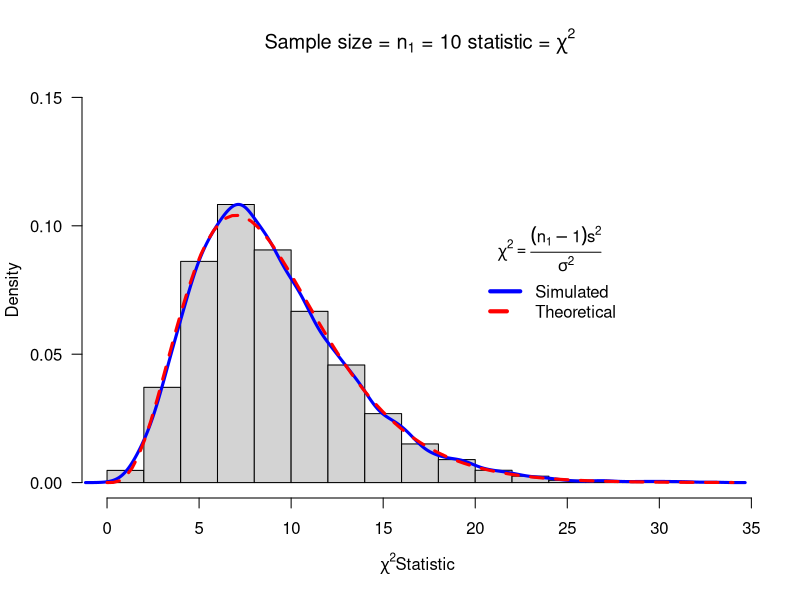
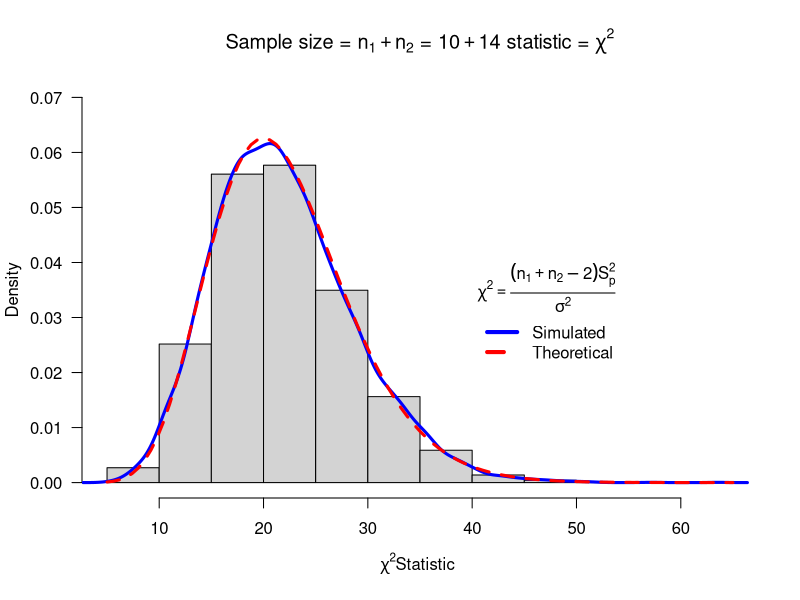
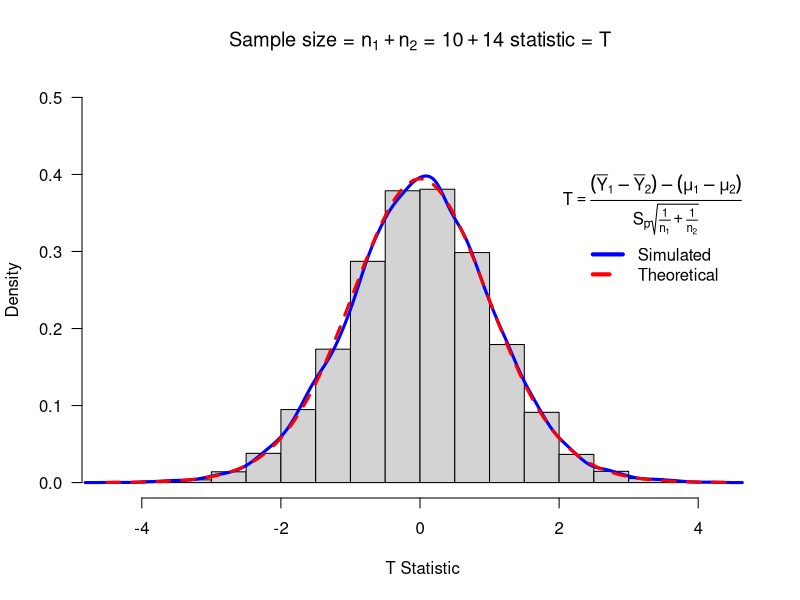
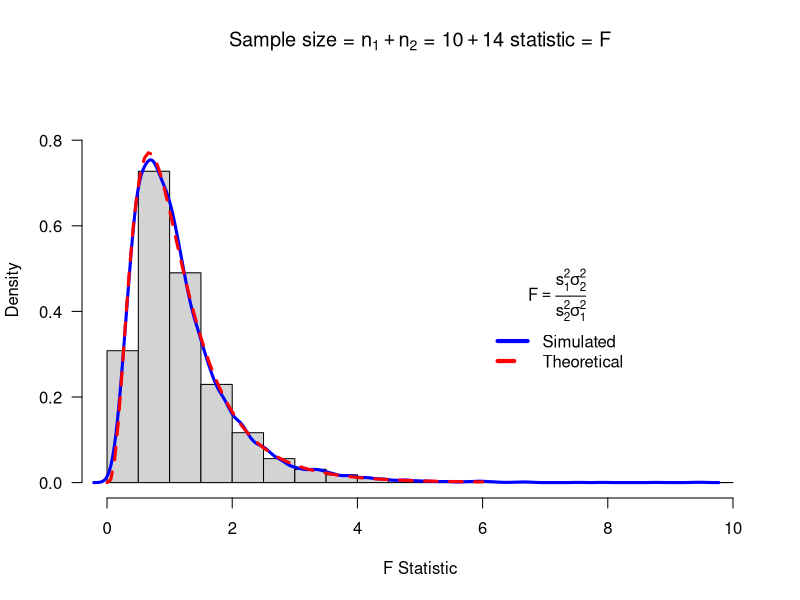

These figures' R source, in order:
#This is a model R function that you can alter for other statistics
# Copy this function twice and alter the two copies to make sampling distributions from the T distribution
mychisim<-function(n1=10,sigma1=3,mean1=5,iter=1000,ymax=0.1,x=20, y=0.1){    # adjust ymax to make graph fit
y1=rnorm(n1*iter,mean=mean1,sd=sigma1)# generate iter samples of size n1

data1.mat=matrix(y1,nrow=n1,ncol=iter,byrow=TRUE) # Each column is a sample size n1

ssq1=apply(data1.mat,2,var) # ssq1 is s squared

w=(n1-1)*ssq1/sigma1^2      #chi-sq stat

hist(w,freq=FALSE, ylim=c(0,ymax), # Histogram with annotation
main=substitute(paste("Sample size = ",n[1]," = ",n1," statistic = ",chi^2)),
xlab=expression(paste(chi^2, "Statistic",sep=" ")), las=1)
lines(density(w),col="Blue",lwd=3) # add a density plot
curve(dchisq(x,n1-1),add=TRUE,col="Red",lty=2,lwd=3) # add a theoretical curve
title=expression(chi^2==frac((n[1]-1)*s^2,sigma^2)) #mathematical annotation -see ?plotmath
legend(x,y,c("Simulated","Theoretical"),col=c("Blue","Red"),lwd=4,lty=1:2,bty="n",title=title) # Legend #
return(list(w=w,summary=summary(w),sd=sd(w),fun="Chi-sq")) # some output to use if needed
}
windows()
chisq=mychisim(iter=10000,ymax=0.15)





#### Two pop sampling
mychisim2<-function(n1=10,n2=14,sigma1=3,sigma2=3,mean1=5,mean2=10,iter=1000,ymax=0.07,x=40,y=0.04,...){    # adjust ymax to make graph fit
y1=rnorm(n1*iter,mean=mean1,sd=sigma1)# generate iter samples of size n1
y2=rnorm(n2*iter,mean=mean2,sd=sigma2)
data1.mat=matrix(y1,nrow=n1,ncol=iter,byrow=TRUE) # Each column is a sample size n1
data2.mat=matrix(y2,nrow=n2,ncol=iter,byrow=TRUE)
ssq1=apply(data1.mat,2,var) # ssq1 is s squared
ssq2=apply(data2.mat,2,var)
spsq=((n1-1)*ssq1 + (n2-1)*ssq2)/(n1+n2-2) # pooled s squared
w=(n1+n2-2)*spsq/(sigma1^2)#sigma1=sigma2,  Chi square stat
hist(w,freq=FALSE, ylim=c(0,ymax), # Histogram with annotation
main=substitute(paste("Sample size = ",n[1]+n[2]," = ",n1+n2," statistic = ",chi^2)),
xlab=expression(paste(chi^2, "Statistic",sep=" ")), las=1)
lines(density(w),col="Blue",lwd=3) # add a density plot
curve(dchisq(x,n1+n2-2),add=TRUE,col="Red",lty=2,lwd=3) # add a theoretical curve
title=expression(chi^2==frac((n[1]+n[2]-2)*S[p]^2,sigma^2)) #mathematical annotation -see ?plotmath
legend(x,y,c("Simulated","Theoretical"),col=c("Blue","Red"),lwd=4,lty=1:2,bty="n",title=title) # Legend #
return(list(w=w,summary=summary(w),sd=sd(w),fun="Chi-sq")) # some output to use if needed
}
windows()
mychisim2(iter=10000)

myTsim2<-function(n1=10,n2=14,sigma1=3,sigma2=3,mean1=5,mean2=10,iter=1000,ymax=0.5,x=2,y=0.4,...){
y1=rnorm(n1*iter,mean=mean1,sd=sigma1)# generate iter samples of size n1
y2=rnorm(n2*iter,mean=mean2,sd=sigma2)
data1.mat=matrix(y1,nrow=n1,ncol=iter,byrow=TRUE) # Each column is a sample size n1
data2.mat=matrix(y2,nrow=n2,ncol=iter,byrow=TRUE)
ssq1=apply(data1.mat,2,var) # ssq1 is s squared
ybar1= apply(data1.mat,2,mean)
ssq2=apply(data2.mat,2,var)
ybar2=apply(data2.mat,2,mean)
spsq=((n1-1)*ssq1 + (n2-1)*ssq2)/(n1+n2-2) # pooled s squared
w=((ybar1-ybar2)-(mean1-mean2))/sqrt(spsq*(1/n1+1/n2))#sigma1=sigma2,  Chi square stat
hist(w,freq=FALSE, ylim=c(0,ymax), # Histogram with annotation
main=substitute(paste("Sample size = ",n[1]+n[2]," = ",n1+n2," statistic = ",T)),
xlab=paste(" T Statistic",sep=""), las=1)
lines(density(w),col="Blue",lwd=3) # add a density plot
curve(dt(x,n1+n2-2),add=TRUE,col="Red",lty=2,lwd=3) # add a theoretical curve
title=expression(T==frac((bar(Y)[1]-bar(Y)[2])-(mu[1]-mu[2]),S[p]*sqrt(frac(1,n[1])+frac(1,n[2])))) #mathematical annotation -see ?plotmath
legend(x,y,c("Simulated","Theoretical"),col=c("Blue","Red"),lwd=4,lty=1:2,bty="n",title=title)# Legend #
return(list(w=w,summary=summary(w),sdw=sd(w),fun="T")) # some output to use if needed
}
myTsim2(iter=10000)


myFsim2<-function(n1=10,n2=14,sigma1=3,sigma2=2,mean1=5,mean2=10,iter=1000,ymax=0.9,x=6,y=0.5,...){
y1=rnorm(n1*iter,mean=mean1,sd=sigma1)# generate iter samples of size n1
y2=rnorm(n2*iter,mean=mean2,sd=sigma2)
data1.mat=matrix(y1,nrow=n1,ncol=iter,byrow=TRUE) # Each column is a sample size n1
data2.mat=matrix(y2,nrow=n2,ncol=iter,byrow=TRUE)
ssq1=apply(data1.mat,2,var) # ssq1 is s squared
ssq2=apply(data2.mat,2,var)
#spsq=((n1-1)*ssq1 + (n2-1)*ssq2)/(n1+n2-2) # pooled s squared
w=ssq1*sigma2^2/(ssq2*sigma1^2) #
hist(w,freq=FALSE, ylim=c(0,ymax), # Histogram with annotation
main=substitute(paste("Sample size = ",n[1]+n[2]," = ",n1+n2," statistic = ",F)),
xlab=paste("F Statistic",sep=""), las=1)
lines(density(w),col="Blue",lwd=3) # add a density plot
curve(df(x,n1-1,n2-1),xlim=c(0,6),add=TRUE,col="Red",lty=2,lwd=3) # add a theoretical curve
title=expression(F==frac(s[1]^2,s[2]^2)*frac(sigma[2]^2,sigma[1]^2)) #mathematical annotation -see ?plotmath
legend(x,y,c("Simulated","Theoretical"),col=c("Blue","Red"),lwd=4,lty=1:2,bty="n",title=title)# Legend #
return(list(w=w,summary=summary(w),sd=sd(w),fun="F")) # some output to use if needed
}
myFsim2(iter=10000)
